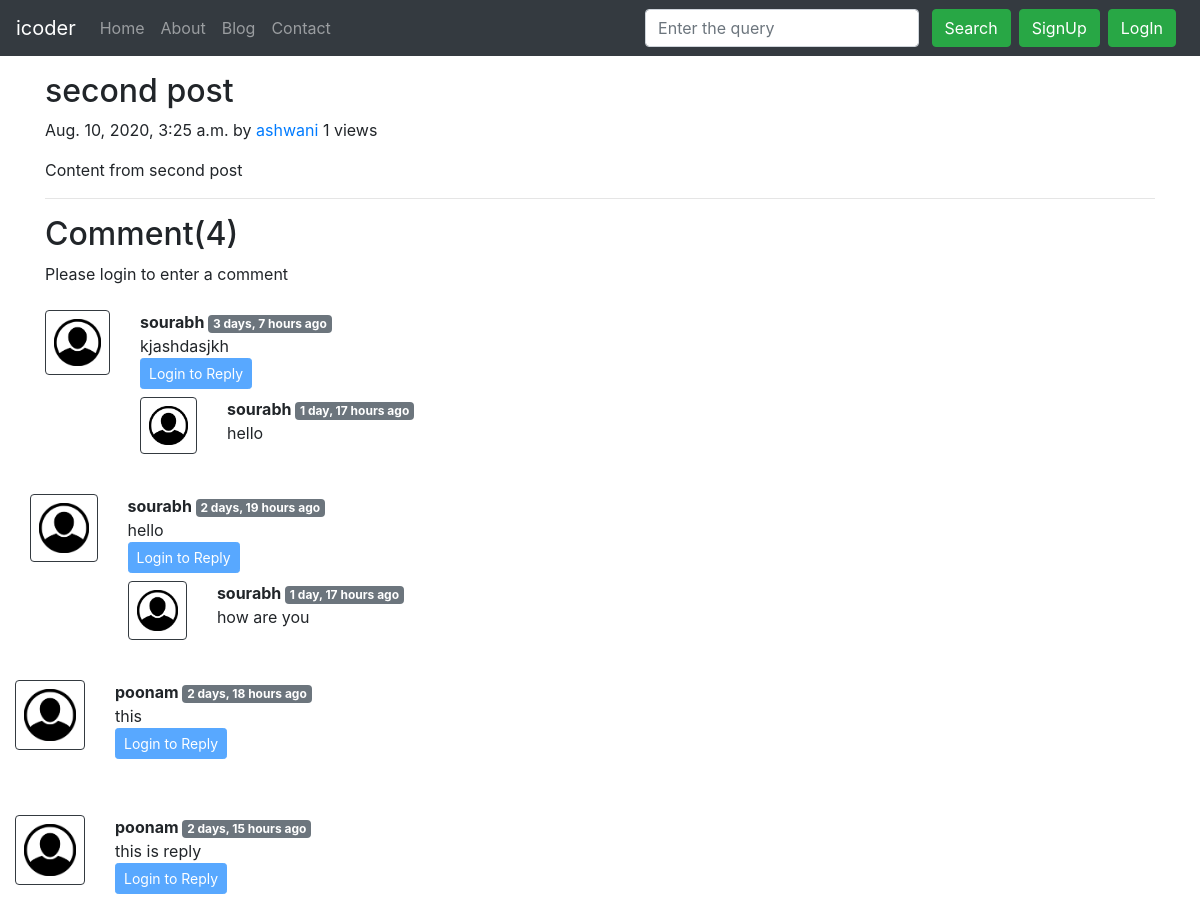
The app's page /blog/second-post/, older data.
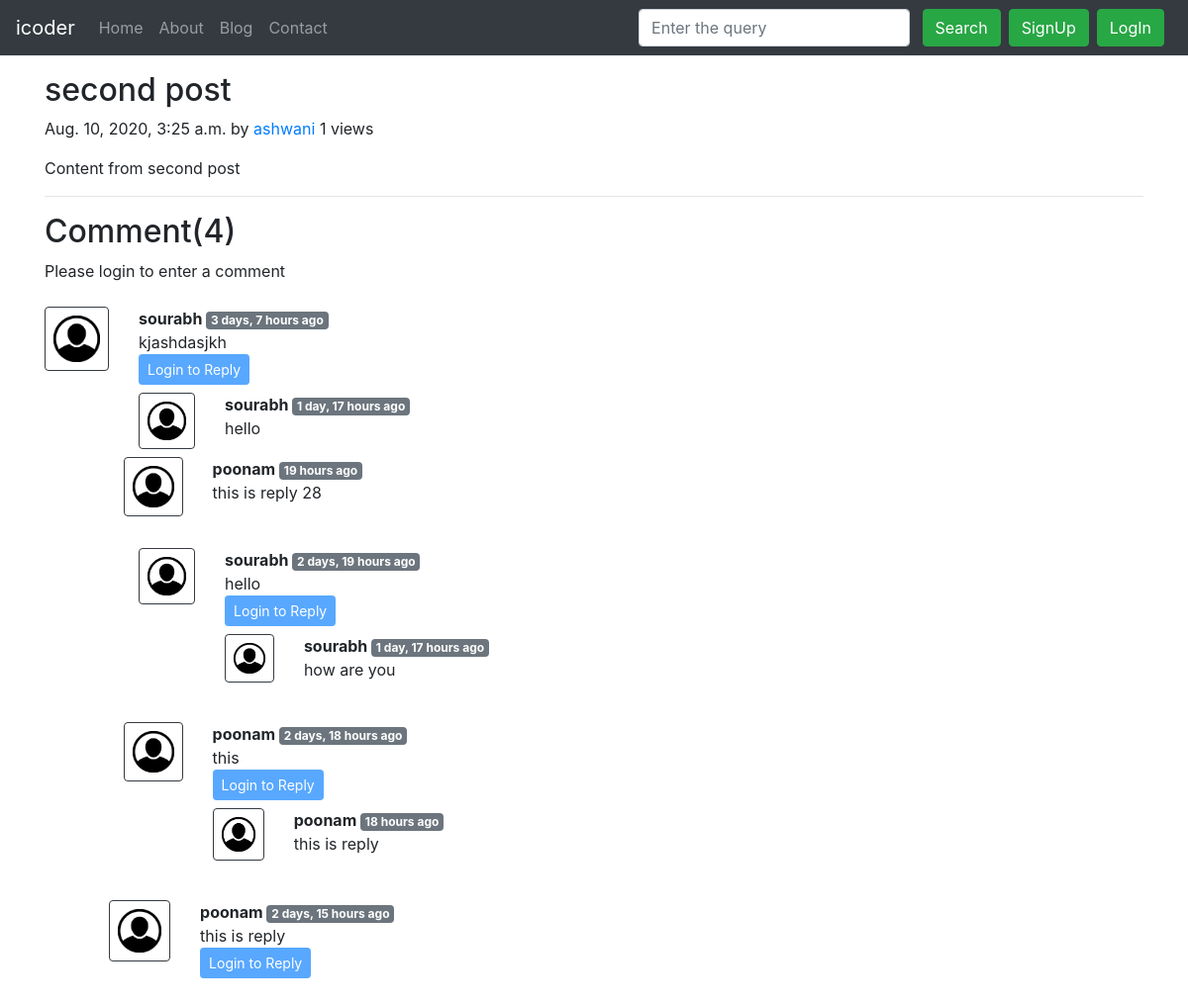
The same page, newer data.
### blog/models.py (models this page shows, shortened)
class Post(models.Model):
    sno = models.AutoField(primary_key=True)
    title = models.CharField(max_length=255)
    content = models.TextField()
    author = models.CharField(max_length=100)
    views = models.IntegerField(default=0)
    slug = models.CharField(max_length=130,default="")
    timestamp = models.DateTimeField(blank = True)

class BlogComment(models.Model):
    sno = models.AutoField(primary_key = True)
    comment = models.TextField()
    user = models.ForeignKey(User, on_delete=models.CASCADE)
    post = models.ForeignKey(Post, on_delete=models.CASCADE)
    parent = models.ForeignKey("self", on_delete=models.CASCADE , null=True)
    timestamp = models.DateTimeField(default=datetime.datetime.now)
    def __str__(self):
        return self.comment[0:13]+"...."+"by"+ self.user.username

### blog/views.py (the view)
# urls.py: path('<str:slug>/', views.blogPost, name='blogPost'),
def blogPost(request,slug):
    post = Post.objects.filter(slug=slug).first()
    post.views = post.views + 1
    post.save()
    comments = BlogComment.objects.filter(post=post,parent=None)
    replies = BlogComment.objects.filter(post=post).exclude(parent=None)
    replyDict = {}
    for reply in replies:
        if reply.parent.sno not in replyDict.keys():
            replyDict[reply.parent.sno] = [reply]
        else:
            replyDict[reply.parent.sno].append(reply)
    print(replyDict)
    context = {'post':post,'comments':comments,'user':request.user,'replyDict':replyDict}
    return render(request,'blog/blogPost.html',context)

### blog/templatetags/extras.py (called while the page is built)
@register.filter(name='get_val')
def get_val(dict,key):
    return dict.get(key)

### templates/blog/blogPost.html
{% extends 'base.html' %} {% block title %} BlogPost {% endblock title %} {% block body %} {% load humanize %} {% load extras %}
<div class="container my-3">
    <h2 class="blog-post-title">{{post.title}}</h2>
    <p class="blog-post-meta">{{post.timestamp}} by <a href="/about">{{post.author}}</a> <span> {{post.views}} views</span></p>
    <p>{{post.content}}</p>
    <hr>
</div>
<div class="container">
    <h2>Comment({{comments.count}})</h2>
    {% if user.is_authenticated %}
    <form action="/blog/postComment" method="post">
        {% csrf_token %}
        <div class="form-group">
            <label for="exampleInputPassword1">Post Comment</label>
            <input type="text" class="form-control" name="comment" placeholder="Enter comment here">
        </div>
        <input type="hidden" name="postSno" value="{{post.sno}}">
        <input type="hidden" name="parentSno" value="{{comment.sno}}">
        <button type="submit" class="btn btn-primary">Submit</button>
    </form>
    {% else %}
    <p>Please login to enter a comment</p>
    {% endif %} {% for comment in comments %}
    <div class="row my-3">
        <div class="col-md-1 my-2">
            <img src="/static/img/user.png" class="rounded mx-auto d-block w-100 p-2 border border-dark" alt="user">
        </div>
        <div class="col-md-11 my-2"> <b> {{comment.user.username}} </b> <span class="badge badge-secondary">{{comment.timestamp | naturaltime}}</span>
            <div>{{comment.comment}}</div>
            <div class="reply mx-0">
                {% if user.is_authenticated %}
                <button class="btn btn-sm btn-primary" type="button" data-toggle="collapse" data-target="#replyBox{{comment.sno}}" aria-expanded="false" aria-controls="replyBox{{comment.sno}}">
                                        Reply
                                </button>
                <div class="collapse" id="replyBox{{comment.sno}}">
                    <div class="card card-body my-2">
                        <form action="/blog/postComment" method="post">
                            {% csrf_token %}
                            <div class="form-group">
                                <label for="exampleInputPassword1">Post Reply</label>
                                <input type="text" class="form-control" name="comment" placeholder="Enter comment here">
                                <input type="hidden" name="parentSno" value="{{comment.sno}}">
                            </div>
                            <input type="hidden" name="postSno" value="{{post.sno}}">
                            <button type="submit" class="btn btn-primary">Submit</button>
                        </form>
                    </div>
                </div>
                {% else %}
                <button class="btn btn-sm btn-primary" type="button" data-toggle="collapse" data-target="#replyBox{{comment.sno}}" aria-expanded="false" aria-controls="replyBox{{comment.sno}}" disabled>
                                        Login to Reply
                                </button>
                                 {% endif %}
                <div class="replies my-2">
                    {% for reply in replyDict|get_val:comment.sno %}
                    <div class="row my-2">
                        <div class="col-md-1">
                            <img src="/static/img/user.png" class="rounded mx-auto d-block w-100 p-2 border border-dark" alt="user">
                        </div>
                        <div class="col-md-11"> <b> {{reply.user.username}} </b> <span class="badge badge-secondary">{{reply.timestamp | naturaltime}}</span>
                            <div>{{reply.comment}}
                            </div>
                        </div>
                        {% endfor %}
                    </div>
                </div>
            </div>
        </div>
        {% endfor %}
    </div>
    {% endblock body %}

### templates/base.html (shortened to what this page needs)
<!doctype html>
<html lang="en">
<head>
    <link rel="stylesheet" href="https://stackpath.bootstrapcdn.com/bootstrap/4.5.2/css/bootstrap.min.css"
>
</head>
<body>
    <nav class="navbar navbar-expand-lg navbar-dark bg-dark">
        <a class="navbar-brand" href="/">icoder</a>
        <div class="collapse navbar-collapse" id="navbarSupportedContent">
            <ul class="navbar-nav mr-auto">
                <li class="nav-item {% block homeactive %}
                {% endblock homeactive %}">
                    <a class="nav-link" href="/">Home <span class="sr-only">(current)</span></a>
                </li>
                <li class="nav-item{% block aboutactive %}
                {% endblock aboutactive %}">
                    <a class="nav-link" href="/about">About</a>
                </li>
                <li class="nav-item {% block blogactive %} {% endblock blogactive %}">
                    <a class="nav-link" href="/blog">Blog</a>
                </li>
                <li class="nav-item {% block contactactive %}
                {% endblock contactactive %}">
                    <a class="nav-link" href="/contact">Contact</a>
                </li>
            </ul>
            <div class="ml-auto form-inline">
            <form method="get" action="/search" class="mr-2 my-lg-0">
                <input class="form-control mr-sm-2" name="search" id="search" type="search"
                    placeholder="Enter the query" aria-label="Search">
                <button class="btn btn-success my-2 my-sm-0" type="submit">Search</button>
            </form>
            {% if user.is_authenticated %}
            <ul class="navbar-nav ml-auto">
            <li class="nav-item dropdown">
                <a class="nav-link dropdown-toggle" href="#" id="navbarDropdown" role="button" data-toggle="dropdown"
                    aria-haspopup="true" aria-expanded="false">
                    Welcome {{request.user}}
                </a>
                <div class="dropdown-menu" aria-labelledby="navbarDropdown">
                    <a class="dropdown-item" href="/logout">LogOut</a>
                </div>
            </li>
            </ul>
            {% else %}
            <button type="button" class="btn btn-success mr-2" data-toggle="modal" data-target="#SignUpModal">
                SignUp
            </button>
            <button type="button" class="btn btn-success mr-2" data-toggle="modal" data-target="#LoginModal">
                LogIn
            </button>
            {% endif %}
            </div>
        </div>
    </nav>
    {% block body %} {% endblock body %}
</body>
</html>

Row changes from the older to the newer data that the page shows:
added BlogComment: user.username "poonam", timestamp "19 hours ago", comment "this is reply 28", shown under "sourabh"
added BlogComment: user.username "poonam", timestamp "18 hours ago", comment "this is reply"
